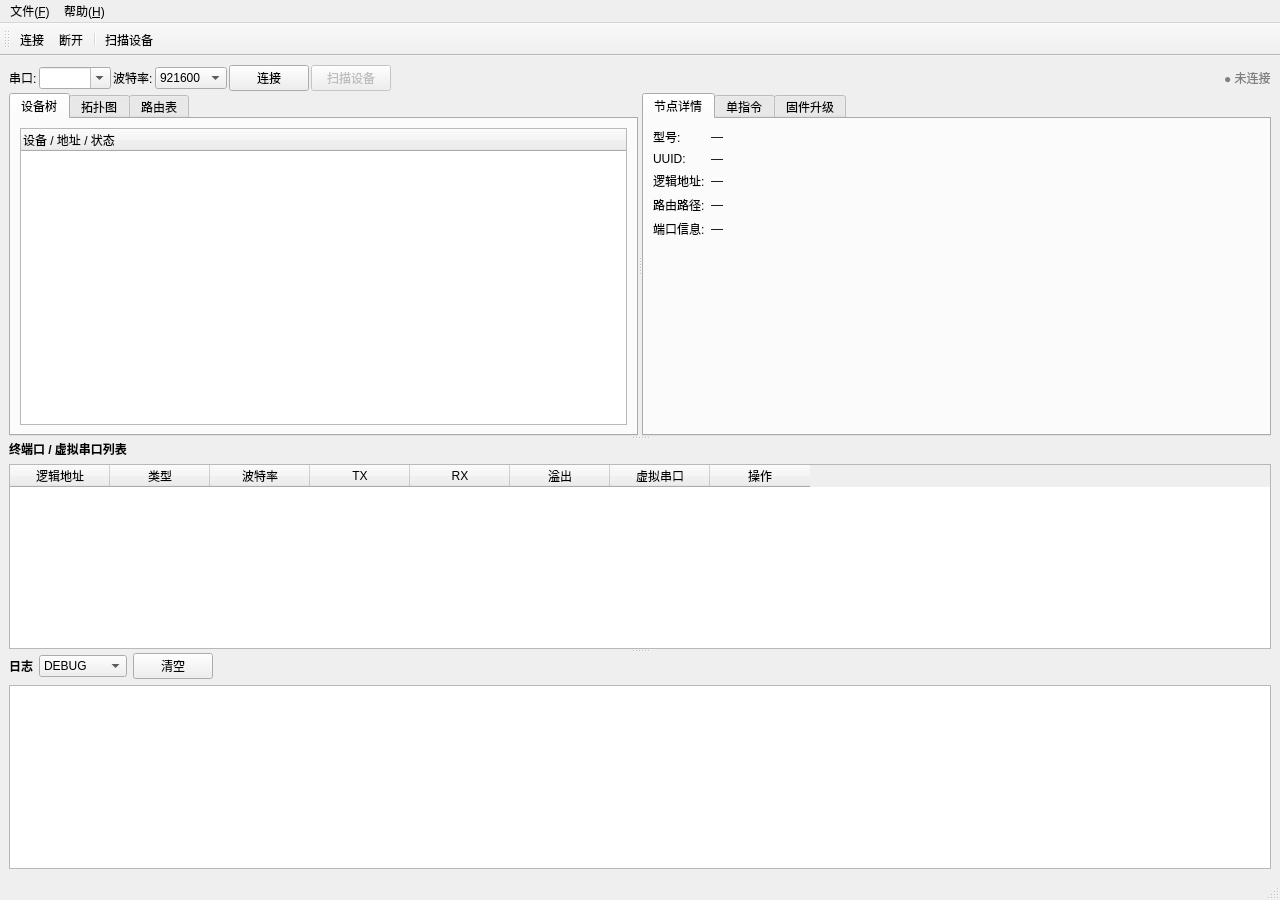
<?xml version="1.0" encoding="UTF-8"?>
<ui version="4.0">
 <class>MainWindow</class>
 <widget class="QMainWindow" name="MainWindow">
  <property name="geometry">
   <rect>
    <x>0</x><y>0</y><width>1280</width><height>900</height>
   </rect>
  </property>
  <property name="minimumSize">
   <size><width>1024</width><height>768</height></size>
  </property>
  <property name="windowTitle">
   <string>fibre2uart — 光纤通信管理工具</string>
  </property>
  <!-- 菜单栏 -->
  <widget class="QMenuBar" name="menuBar">
   <property name="geometry">
    <rect><x>0</x><y>0</y><width>1280</width><height>24</height></rect>
   </property>
   <widget class="QMenu" name="menuFile">
    <property name="title"><string>文件(&amp;F)</string></property>
    <addaction name="actionConnect"/>
    <addaction name="actionDisconnect"/>
    <addaction name="separator"/>
    <addaction name="actionExit"/>
   </widget>
   <widget class="QMenu" name="menuHelp">
    <property name="title"><string>帮助(&amp;H)</string></property>
    <addaction name="actionAbout"/>
   </widget>
   <addaction name="menuFile"/>
   <addaction name="menuHelp"/>
  </widget>
  <!-- 工具栏 -->
  <widget class="QToolBar" name="toolBar">
   <attribute name="toolBarArea"><enum>TopToolBarArea</enum></attribute>
   <addaction name="actionConnect"/>
   <addaction name="actionDisconnect"/>
   <addaction name="separator"/>
   <addaction name="actionScan"/>
  </widget>
  <!-- 状态栏 -->
  <widget class="QStatusBar" name="statusBar"/>
  <!-- 主内容区 -->
  <widget class="QWidget" name="centralwidget">
   <layout class="QVBoxLayout" name="verticalLayoutMain">
    <property name="spacing"><number>2</number></property>
    <property name="contentsMargins"><number>4</number><number>4</number><number>4</number><number>4</number></property>
    <!-- 连接栏 -->
    <item>
     <layout class="QHBoxLayout" name="hLayoutConn">
      <item>
       <widget class="QLabel" name="labelPort">
        <property name="text"><string>串口:</string></property>
       </widget>
      </item>
      <item>
       <widget class="QComboBox" name="comboPort">
        <property name="minimumWidth"><number>160</number></property>
        <property name="editable"><bool>true</bool></property>
       </widget>
      </item>
      <item>
       <widget class="QLabel" name="labelBaud">
        <property name="text"><string>波特率:</string></property>
       </widget>
      </item>
      <item>
       <widget class="QComboBox" name="comboBaud">
        <property name="currentIndex"><number>6</number></property>
        <item><property name="text"><string>9600</string></property></item>
        <item><property name="text"><string>38400</string></property></item>
        <item><property name="text"><string>57600</string></property></item>
        <item><property name="text"><string>115200</string></property></item>
        <item><property name="text"><string>230400</string></property></item>
        <item><property name="text"><string>460800</string></property></item>
        <item><property name="text"><string>921600</string></property></item>
       </widget>
      </item>
      <item>
       <widget class="QPushButton" name="btnConnect">
        <property name="text"><string>连接</string></property>
        <property name="minimumWidth"><number>80</number></property>
       </widget>
      </item>
      <item>
       <widget class="QPushButton" name="btnScan">
        <property name="text"><string>扫描设备</string></property>
        <property name="minimumWidth"><number>100</number></property>
        <property name="enabled"><bool>false</bool></property>
       </widget>
      </item>
      <item>
       <spacer>
        <property name="orientation"><enum>Qt::Horizontal</enum></property>
        <property name="sizeHint" stdset="0"><size><width>40</width><height>20</height></size></property>
       </spacer>
      </item>
      <item>
       <widget class="QLabel" name="labelStatus">
        <property name="text"><string>● 未连接</string></property>
        <property name="styleSheet"><string>color: gray;</string></property>
       </widget>
      </item>
     </layout>
    </item>
    <!-- 主分割器（上/下） -->
    <item>
     <widget class="QSplitter" name="splitterMain">
      <property name="orientation"><enum>Qt::Vertical</enum></property>
      <property name="childrenCollapsible"><bool>false</bool></property>
      <!-- 上半：左右分割 -->
      <widget class="QSplitter" name="splitterTop">
       <property name="orientation"><enum>Qt::Horizontal</enum></property>
       <property name="childrenCollapsible"><bool>false</bool></property>
       <!-- 左侧：设备树 + 拓扑图标签页 -->
       <widget class="QTabWidget" name="tabLeft">
        <property name="minimumWidth"><number>300</number></property>
        <widget class="QWidget" name="tabDeviceTree">
         <attribute name="title"><string>设备树</string></attribute>
         <layout class="QVBoxLayout" name="vLayoutDeviceTree">
          <property name="contentsMargins"><number>0</number><number>0</number><number>0</number><number>0</number></property>
          <!-- DeviceTreeView 占位（main_window.py 替换为真实 widget） -->
          <item>
           <widget class="QTreeWidget" name="deviceTreeWidget">
            <column><property name="text"><string>设备 / 地址 / 状态</string></property></column>
           </widget>
          </item>
         </layout>
        </widget>
        <widget class="QWidget" name="tabTopology">
         <attribute name="title"><string>拓扑图</string></attribute>
         <layout class="QVBoxLayout" name="vLayoutTopology">
          <property name="contentsMargins"><number>0</number><number>0</number><number>0</number><number>0</number></property>
          <!-- TopologyView 占位 -->
          <item>
           <widget class="QGraphicsView" name="topologyView"/>
          </item>
         </layout>
        </widget>
        <widget class="QWidget" name="tabRouteTable">
         <attribute name="title"><string>路由表</string></attribute>
         <layout class="QVBoxLayout" name="vLayoutRoute">
          <property name="contentsMargins"><number>0</number><number>0</number><number>0</number><number>0</number></property>
          <item>
           <widget class="QTableWidget" name="routeTableWidget">
            <column><property name="text"><string>逻辑地址</string></property></column>
            <column><property name="text"><string>路由路径</string></property></column>
            <column><property name="text"><string>has485</string></property></column>
           </widget>
          </item>
         </layout>
        </widget>
       </widget>
       <!-- 右侧：详情 + 操作标签页 -->
       <widget class="QTabWidget" name="tabRight">
        <property name="minimumWidth"><number>400</number></property>
        <!-- 节点详情 -->
        <widget class="QWidget" name="tabNodeDetail">
         <attribute name="title"><string>节点详情</string></attribute>
         <layout class="QFormLayout" name="formNodeDetail">
          <item row="0" column="0">
           <widget class="QLabel" name="lblModelLabel"><property name="text"><string>型号:</string></property></widget>
          </item>
          <item row="0" column="1">
           <widget class="QLabel" name="lblModel"><property name="text"><string>—</string></property></widget>
          </item>
          <item row="1" column="0">
           <widget class="QLabel" name="lblUuidLabel"><property name="text"><string>UUID:</string></property></widget>
          </item>
          <item row="1" column="1">
           <widget class="QLabel" name="lblUuid"><property name="text"><string>—</string></property></widget>
          </item>
          <item row="2" column="0">
           <widget class="QLabel" name="lblAddrLabel"><property name="text"><string>逻辑地址:</string></property></widget>
          </item>
          <item row="2" column="1">
           <widget class="QLabel" name="lblAddr"><property name="text"><string>—</string></property></widget>
          </item>
          <item row="3" column="0">
           <widget class="QLabel" name="lblPortPathLabel"><property name="text"><string>路由路径:</string></property></widget>
          </item>
          <item row="3" column="1">
           <widget class="QLabel" name="lblPortPath"><property name="text"><string>—</string></property></widget>
          </item>
          <item row="4" column="0">
           <widget class="QLabel" name="lblPortsLabel"><property name="text"><string>端口信息:</string></property></widget>
          </item>
          <item row="4" column="1">
           <widget class="QLabel" name="lblPorts">
            <property name="text"><string>—</string></property>
            <property name="wordWrap"><bool>true</bool></property>
           </widget>
          </item>
         </layout>
        </widget>
        <!-- 单指令发送 -->
        <widget class="QWidget" name="tabCommandPanel">
         <attribute name="title"><string>单指令</string></attribute>
         <layout class="QVBoxLayout" name="vLayoutCmd">
          <item>
           <layout class="QFormLayout" name="formCmd">
            <item row="0" column="0">
             <widget class="QLabel"><property name="text"><string>逻辑地址:</string></property></widget>
            </item>
            <item row="0" column="1">
             <widget class="QLineEdit" name="cmdAddr"><property name="placeholderText"><string>0x0001</string></property></widget>
            </item>
            <item row="1" column="0">
             <widget class="QLabel"><property name="text"><string>CMD (hex):</string></property></widget>
            </item>
            <item row="1" column="1">
             <widget class="QLineEdit" name="cmdCode"><property name="placeholderText"><string>0x25</string></property></widget>
            </item>
            <item row="2" column="0">
             <widget class="QLabel"><property name="text"><string>Data (hex):</string></property></widget>
            </item>
            <item row="2" column="1">
             <widget class="QLineEdit" name="cmdData"><property name="placeholderText"><string>00</string></property></widget>
            </item>
           </layout>
          </item>
          <item>
           <widget class="QPushButton" name="btnSendCmd">
            <property name="text"><string>发 送</string></property>
           </widget>
          </item>
          <item>
           <widget class="QTextEdit" name="cmdResult">
            <property name="readOnly"><bool>true</bool></property>
            <property name="placeholderText"><string>响应结果将显示在此...</string></property>
           </widget>
          </item>
         </layout>
        </widget>
        <!-- 升级面板 -->
        <widget class="QWidget" name="tabUpgrade">
         <attribute name="title"><string>固件升级</string></attribute>
         <layout class="QVBoxLayout" name="vLayoutUpgrade">
          <item>
           <layout class="QHBoxLayout">
            <item>
             <widget class="QLabel"><property name="text"><string>固件文件:</string></property></widget>
            </item>
            <item>
             <widget class="QLineEdit" name="upgradeFilePath"><property name="readOnly"><bool>true</bool></property></widget>
            </item>
            <item>
             <widget class="QPushButton" name="btnChooseFile"><property name="text"><string>选择...</string></property></widget>
            </item>
           </layout>
          </item>
          <item>
           <layout class="QHBoxLayout">
            <item>
             <widget class="QLabel"><property name="text"><string>目标:</string></property></widget>
            </item>
            <item>
             <widget class="QComboBox" name="upgradeTarget">
              <item><property name="text"><string>广播（选中节点）</string></property></item>
             </widget>
            </item>
           </layout>
          </item>
          <item>
           <widget class="QProgressBar" name="upgradeProgress">
            <property name="value"><number>0</number></property>
           </widget>
          </item>
          <item>
           <widget class="QLabel" name="upgradeStatusLabel">
            <property name="text"><string>就绪</string></property>
           </widget>
          </item>
          <item>
           <layout class="QHBoxLayout">
            <item>
             <widget class="QPushButton" name="btnStartUpgrade"><property name="text"><string>开始升级</string></property></widget>
            </item>
            <item>
             <widget class="QPushButton" name="btnRetryUpgrade">
              <property name="text"><string>重 试</string></property>
              <property name="enabled"><bool>false</bool></property>
             </widget>
            </item>
           </layout>
          </item>
         </layout>
        </widget>
       </widget>
      </widget>
      <!-- 中部：终端口列表 -->
      <widget class="QWidget" name="widgetTerminal">
       <property name="maximumHeight"><number>220</number></property>
       <layout class="QVBoxLayout" name="vLayoutTerminal">
        <property name="contentsMargins"><number>0</number><number>0</number><number>0</number><number>0</number></property>
        <item>
         <widget class="QLabel" name="labelTerminalTitle">
          <property name="text"><string>终端口 / 虚拟串口列表</string></property>
          <property name="styleSheet"><string>font-weight:bold;</string></property>
         </widget>
        </item>
        <item>
         <widget class="QTableWidget" name="terminalTable">
          <column><property name="text"><string>逻辑地址</string></property></column>
          <column><property name="text"><string>类型</string></property></column>
          <column><property name="text"><string>波特率</string></property></column>
          <column><property name="text"><string>TX</string></property></column>
          <column><property name="text"><string>RX</string></property></column>
          <column><property name="text"><string>溢出</string></property></column>
          <column><property name="text"><string>虚拟串口</string></property></column>
          <column><property name="text"><string>操作</string></property></column>
         </widget>
        </item>
       </layout>
      </widget>
      <!-- 底部：日志 -->
      <widget class="QWidget" name="widgetLog">
       <property name="maximumHeight"><number>200</number></property>
       <layout class="QVBoxLayout" name="vLayoutLog">
        <property name="contentsMargins"><number>0</number><number>0</number><number>0</number><number>0</number></property>
        <item>
         <layout class="QHBoxLayout">
          <item>
           <widget class="QLabel" name="labelLogTitle">
            <property name="text"><string>日志</string></property>
            <property name="styleSheet"><string>font-weight:bold;</string></property>
           </widget>
          </item>
          <item>
           <widget class="QComboBox" name="logLevelCombo">
            <item><property name="text"><string>DEBUG</string></property></item>
            <item><property name="text"><string>INFO</string></property></item>
            <item><property name="text"><string>WARNING</string></property></item>
            <item><property name="text"><string>ERROR</string></property></item>
           </widget>
          </item>
          <item>
           <widget class="QPushButton" name="btnClearLog">
            <property name="text"><string>清空</string></property>
           </widget>
          </item>
          <item>
           <spacer>
            <property name="orientation"><enum>Qt::Horizontal</enum></property>
            <property name="sizeHint" stdset="0"><size><width>40</width><height>20</height></size></property>
           </spacer>
          </item>
         </layout>
        </item>
        <item>
         <widget class="QPlainTextEdit" name="logViewer">
          <property name="readOnly"><bool>true</bool></property>
          <property name="font">
           <font><family>Monospace</family><pointsize>9</pointsize></font>
          </property>
         </widget>
        </item>
       </layout>
      </widget>
     </widget>
    </item>
   </layout>
  </widget>
  <!-- 动作 -->
  <action name="actionConnect">
   <property name="text"><string>连接</string></property>
  </action>
  <action name="actionDisconnect">
   <property name="text"><string>断开</string></property>
  </action>
  <action name="actionScan">
   <property name="text"><string>扫描设备</string></property>
  </action>
  <action name="actionExit">
   <property name="text"><string>退出</string></property>
  </action>
  <action name="actionAbout">
   <property name="text"><string>关于</string></property>
  </action>
 </widget>
 <resources/>
 <connections/>
</ui>
